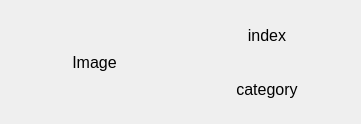
<?xml version="1.0" encoding="UTF-8"?>
<ui version="4.0">
 <class>image_form</class>
 <widget class="QWidget" name="image_form">
  <property name="geometry">
   <rect>
    <x>0</x>
    <y>0</y>
    <width>361</width>
    <height>124</height>
   </rect>
  </property>
  <property name="windowTitle">
   <string>Form</string>
  </property>
  <property name="styleSheet">
   <string notr="true">QWidget [isImageForm=true]{
        border: 2px solid gray;
        border-radius: 3px;
        padding: 5px;
}</string>
  </property>
  <property name="isImageForm" stdset="0">
   <bool>true</bool>
  </property>
  <layout class="QGridLayout" name="gridLayout">
   <item row="0" column="0" rowspan="2">
    <widget class="QLabel" name="image_label">
     <property name="font">
      <font>
       <pointsize>12</pointsize>
      </font>
     </property>
     <property name="text">
      <string>Image</string>
     </property>
     <property name="alignment">
      <set>Qt::AlignCenter</set>
     </property>
    </widget>
   </item>
   <item row="0" column="1">
    <widget class="QLabel" name="index_label">
     <property name="font">
      <font>
       <pointsize>12</pointsize>
      </font>
     </property>
     <property name="text">
      <string>index</string>
     </property>
     <property name="alignment">
      <set>Qt::AlignCenter</set>
     </property>
    </widget>
   </item>
   <item row="1" column="1">
    <widget class="QLabel" name="category_label">
     <property name="font">
      <font>
       <pointsize>12</pointsize>
      </font>
     </property>
     <property name="text">
      <string>category</string>
     </property>
     <property name="alignment">
      <set>Qt::AlignCenter</set>
     </property>
    </widget>
   </item>
  </layout>
 </widget>
 <resources/>
 <connections/>
</ui>
